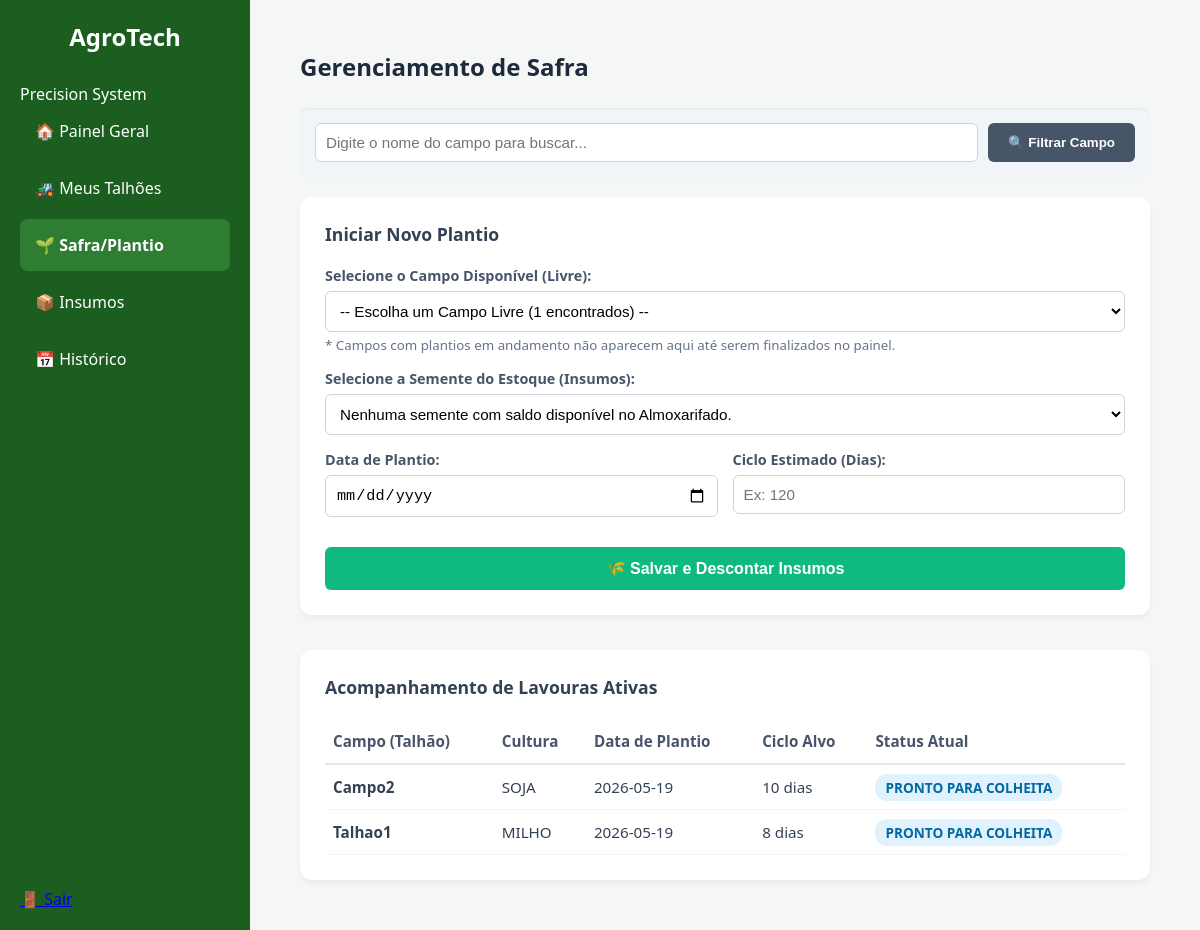
The page /safra (signed in) on the database its author committed.
### tables this page shows
CREATE TABLE Safra (
        id INTEGER PRIMARY KEY AUTOINCREMENT,
        talhao_id INTEGER NOT NULL,
        cultura TEXT NOT NULL,
        data_plantio DATE,
        ciclo_dias INTEGER,
        status TEXT, qtd_fertilizante REAL DEFAULT 0.0, qtd_semente REAL DEFAULT 0.0, qtd_defensivo REAL DEFAULT 0.0,
        FOREIGN KEY (talhao_id) REFERENCES Talhao(id)
    );

CREATE TABLE Talhao (
        id INTEGER PRIMARY KEY AUTOINCREMENT,
        usuario_id INTEGER NOT NULL,
        nome TEXT NOT NULL,
        largura_metros REAL,
        altura_metros REAL,
        area_hectares REAL,
        tipo_solo TEXT,
        FOREIGN KEY (usuario_id) REFERENCES Usuario(id)
    );

### app.py (the view, shortened to what this page needs)
@app.route('/safra', methods=['GET', 'POST'])
def safra():
    if 'user_id' not in session:
        return redirect(url_for('login'))
    db = get_db()
    user_id = session['user_id']
    busca_talhao = request.args.get('busca_talhao', '').strip()
    query_base = """
        SELECT id, nome, area_hectares FROM Talhao
        WHERE usuario_id = ?
        AND id NOT IN (
            SELECT talhao_id FROM Safra
            WHERE status != 'Finalizado' AND talhao_id IS NOT NULL
        )
    """
    if busca_talhao:
        talhoes = db.execute(query_base + " AND nome LIKE ?", (user_id, f'%{busca_talhao}%')).fetchall()
    else:
        talhoes = db.execute(query_base, (user_id,)).fetchall()
    sementes_disponiveis = db.execute("""
        SELECT id, nome_insumo, quantidade FROM Insumo
        WHERE usuario_id = ?
        AND (categoria LIKE '%Semente%' OR categoria = 'Semente')
        AND quantidade > 0
    """, (user_id,)).fetchall()
    safras_raw = db.execute("""
        SELECT s.id, t.nome as talhao_nome, s.cultura, s.data_plantio, s.ciclo_dias, s.status
        FROM Safra s
        JOIN Talhao t ON s.talhao_id = t.id
        WHERE t.usuario_id = ? AND s.status != 'Finalizado'
    """, (user_id,)).fetchall()
    safras_processadas = []
    hoje = datetime.now().date()
    for s in safras_raw:
        if not s['data_plantio'] or s['ciclo_dias'] is None:
            novo_status = "DADOS INCOMPLETOS"
            data_exibicao = s['data_plantio'] if s['data_plantio'] else "---"
            ciclo_exibicao = 0
        else:
            try:
                data_p = datetime.strptime(s['data_plantio'], '%Y-%m-%d').date()
                dias_passados = (hoje - data_p).days
                ciclo_total = int(s['ciclo_dias'])
                data_exibicao = s['data_plantio']
                ciclo_exibicao = ciclo_total
                if s['status'] == 'Pronto para Colheita' or dias_passados >= ciclo_total:
                    novo_status = "PRONTO PARA COLHEITA"
                elif dias_passados < 0:
                    novo_status = "PLANEJADO"
                else:
                    percentual = min(100, int((dias_passados / ciclo_total) * 100))
                    novo_status = f"CRESCENDO ({dias_passados} dias - {percentual}%)"
            except:
                novo_status = "ERRO DE FORMATAÇÃO"
                data_exibicao = s['data_plantio']
                ciclo_exibicao = s['ciclo_dias']
        safras_processadas.append({
            'talhao_nome': s['talhao_nome'],
            'cultura': s['cultura'],
            'data_plantio': data_exibicao,
            'ciclo_dias': ciclo_exibicao,
            'status': novo_status
        })
    db.close()
    return render_template('safra.html', talhoes=talhoes, sementes=sementes_disponiveis, safras=safras_processadas, busca_talhao=busca_talhao)

### app.py (called while the page is built)
def get_db():
    conn = sqlite3.connect('agrotech.db')
    conn.row_factory = sqlite3.Row
    return conn

### templates/safra.html (shortened to what this page needs)
{% extends "base.html" %}
{% block content %}
<div style="max-width: 900px; margin: 0 auto; padding: 20px;">
    <h2 style="color: #1e293b; margin-bottom: 25px;">Gerenciamento de Safra</h2>
    <div style="background: #f1f5f9; padding: 15px; border-radius: 8px; margin-bottom: 20px; box-shadow: inset 0 1px 2px rgba(0,0,0,0.05);">
        <form method="GET" action="{{ url_for('safra') }}" style="display: flex; gap: 10px;">
            <input type="text" name="busca_talhao" value="{{ busca_talhao }}" placeholder="Digite o nome do campo para buscar..."
                   style="flex: 1; padding: 10px; border: 1px solid #cbd5e1; border-radius: 6px; font-size: 0.95rem;">
            <button type="submit" style="background: #475569; color: white; padding: 10px 20px; border: none; border-radius: 6px; cursor: pointer; font-weight: 600;">
                🔍 Filtrar Campo
            </button>
        </form>
    </div>
    <div style="background: white; padding: 25px; border-radius: 12px; box-shadow: 0 4px 6px -1px rgba(0,0,0,0.05); margin-bottom: 35px;">
        <h4 style="margin: 0 0 20px 0; color: #334155; font-size: 1.1rem;">Iniciar Novo Plantio</h4>
        <form method="POST" action="{{ url_for('safra') }}" style="display: flex; flex-direction: column; gap: 15px;">
            <div>
                <label style="display: block; margin-bottom: 6px; color: #475569; font-weight: 600; font-size: 0.9rem;">Selecione o Campo Disponível (Livre):</label>
                <select name="talhao_id" required style="width: 100%; padding: 10px; border: 1px solid #cbd5e1; border-radius: 6px; font-size: 0.95rem; background-color: #fff;">
                    {% if talhoes %}
                        <option value="" disabled selected>-- Escolha um Campo Livre ({{ talhoes|length }} encontrados) --</option>
                    {% else %}
                        <option value="" disabled selected>Nenhum campo livre ou correspondente encontrado.</option>
                    {% endif %}
                </select>
                <small style="color: #64748b; margin-top: 4px; display: block;">* Campos com plantios em andamento não aparecem aqui até serem finalizados no painel.</small>
            </div>
            <div>
                <label style="display: block; margin-bottom: 6px; color: #475569; font-weight: 600; font-size: 0.9rem;">Selecione a Semente do Estoque (Insumos):</label>
                <select name="insumo_id" required style="width: 100%; padding: 10px; border: 1px solid #cbd5e1; border-radius: 6px; font-size: 0.95rem; background-color: #fff;">
                    {% if sementes %}
                        <option value="" disabled selected>-- Escolha a Semente Disponível --</option>
                        {% for s in sementes %}
                            <option value="{{ s.id }}">{{ s.nome_insumo }} (Saldo: {{ "%.1f"|format(s.quantidade) }} kg)</option>
                        {% endfor %}
                    {% else %}
                        <option value="" disabled selected>Nenhuma semente com saldo disponível no Almoxarifado.</option>
                    {% endif %}
                </select>
            </div>
            <div style="display: flex; gap: 15px; flex-wrap: wrap;">
                <div style="flex: 1; min-width: 200px;">
                    <label style="display: block; margin-bottom: 6px; color: #475569; font-weight: 600; font-size: 0.9rem;">Data de Plantio:</label>
                    <input type="date" name="data_plantio" required style="width: 100%; padding: 10px; border: 1px solid #cbd5e1; border-radius: 6px; font-size: 0.95rem;">
                </div>
                <div style="flex: 1; min-width: 200px;">
                    <label style="display: block; margin-bottom: 6px; color: #475569; font-weight: 600; font-size: 0.9rem;">Ciclo Estimado (Dias):</label>
                    <input type="number" name="ciclo_dias" placeholder="Ex: 120" required style="width: 100%; padding: 10px; border: 1px solid #cbd5e1; border-radius: 6px; font-size: 0.95rem;">
                </div>
            </div>
            <button type="submit" style="background: #10b981; color: white; padding: 12px; border: none; border-radius: 6px; font-size: 1rem; font-weight: bold; cursor: pointer; margin-top: 15px; transition: background 0.2s;">
                🌾 Salvar e Descontar Insumos
            </button>
        </form>
    </div>
    <div style="background: white; padding: 25px; border-radius: 12px; box-shadow: 0 4px 6px -1px rgba(0,0,0,0.05);">
        <h4 style="margin: 0 0 20px 0; color: #334155; font-size: 1.1rem;">Acompanhamento de Lavouras Ativas</h4>
        <div style="overflow-x: auto;">
            <table style="width: 100%; border-collapse: collapse; text-align: left; font-size: 0.95rem;">
                <thead>
                    <tr style="border-bottom: 2px solid #e2e8f0; color: #475569;">
                        <th style="padding: 12px 8px;">Campo (Talhão)</th>
                        <th style="padding: 12px 8px;">Cultura</th>
                        <th style="padding: 12px 8px;">Data de Plantio</th>
                        <th style="padding: 12px 8px;">Ciclo Alvo</th>
                        <th style="padding: 12px 8px;">Status Atual</th>
                    </tr>
                </thead>
                <tbody>
                    {% for safra in safras %}
                    <tr style="border-bottom: 1px solid #f1f5f9; color: #334155;">
                        <td style="padding: 12px 8px; font-weight: bold;">{{ safra.talhao_nome }}</td>
                        <td style="padding: 12px 8px;">{{ safra.cultura }}</td>
                        <td style="padding: 12px 8px;">{{ safra.data_plantio }}</td>
                        <td style="padding: 12px 8px;">{{ safra.ciclo_dias }} dias</td>
                        <td style="padding: 12px 8px;">
                            <span style="background: #e0f2fe; color: #0369a1; padding: 4px 10px; border-radius: 12px; font-size: 0.85rem; font-weight: 600;">
                                {{ safra.status }}
                            </span>
                        </td>
                    </tr>
                    {% else %}
                    <tr>
                        <td colspan="5" style="padding: 20px; text-align: center; color: #64748b;">Nenhuma lavoura em andamento registrada.</td>
                    </tr>
                    {% endfor %}
                </tbody>
            </table>
        </div>
    </div>
</div>
{% endblock %}

### static/css/style.css (style rules this page uses)
* { margin: 0; padding: 0; box-sizing: border-box; }
body { font-family: 'Segoe UI', sans-serif; background: #f4f7f6; }

### rows shown on the page
Safra: talhao_nome "Campo2", cultura "SOJA", data_plantio "2026-05-19", ciclo_dias "10", status "PRONTO PARA COLHEITA"
Safra: talhao_nome "Talhao1", cultura "MILHO", data_plantio "2026-05-19", ciclo_dias "8", status "PRONTO PARA COLHEITA"
